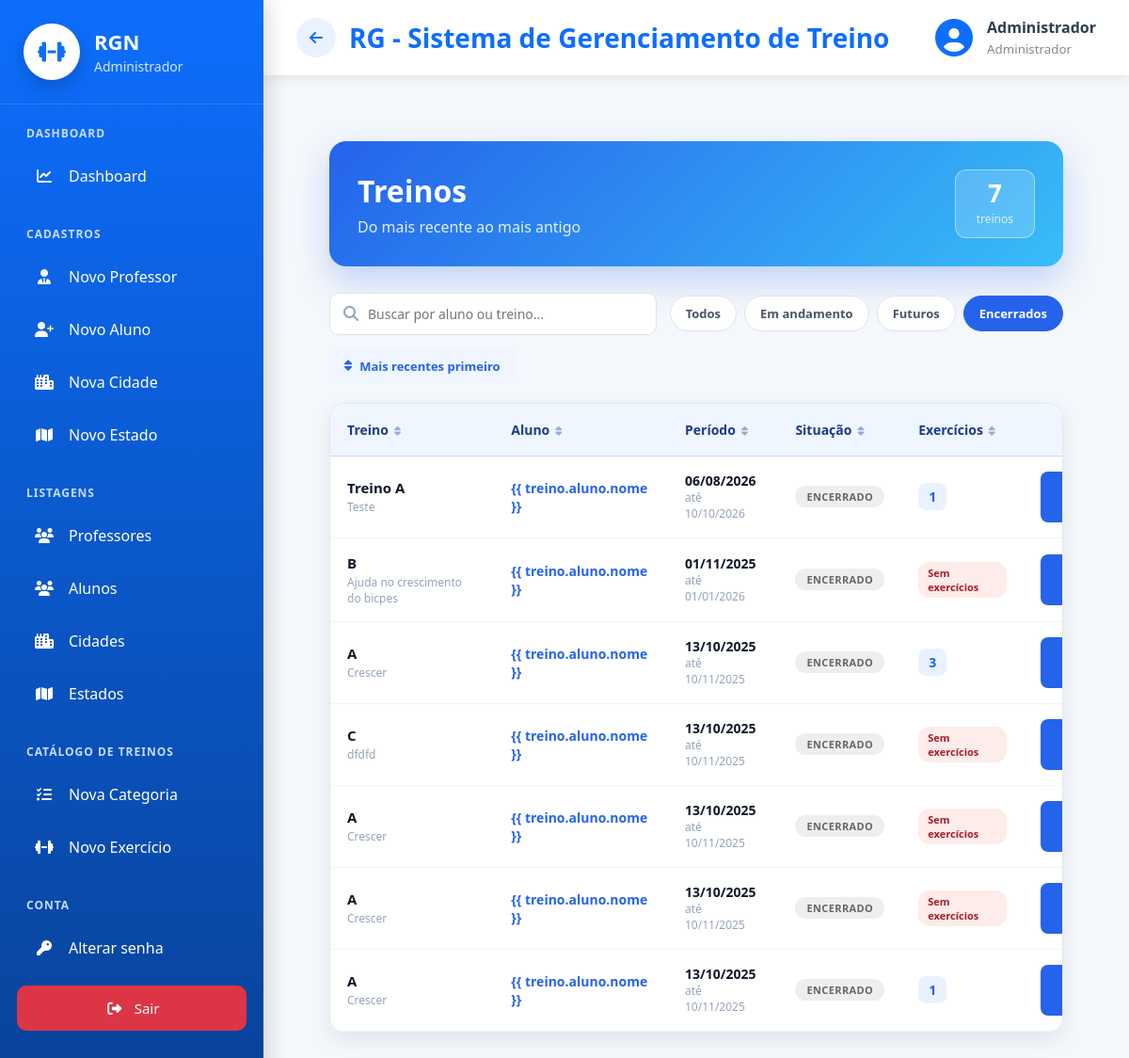
Page /exercicios/listar/treino/?situacao=encerrados&q=&ordem=recentes (signed in) on the earlier database version.
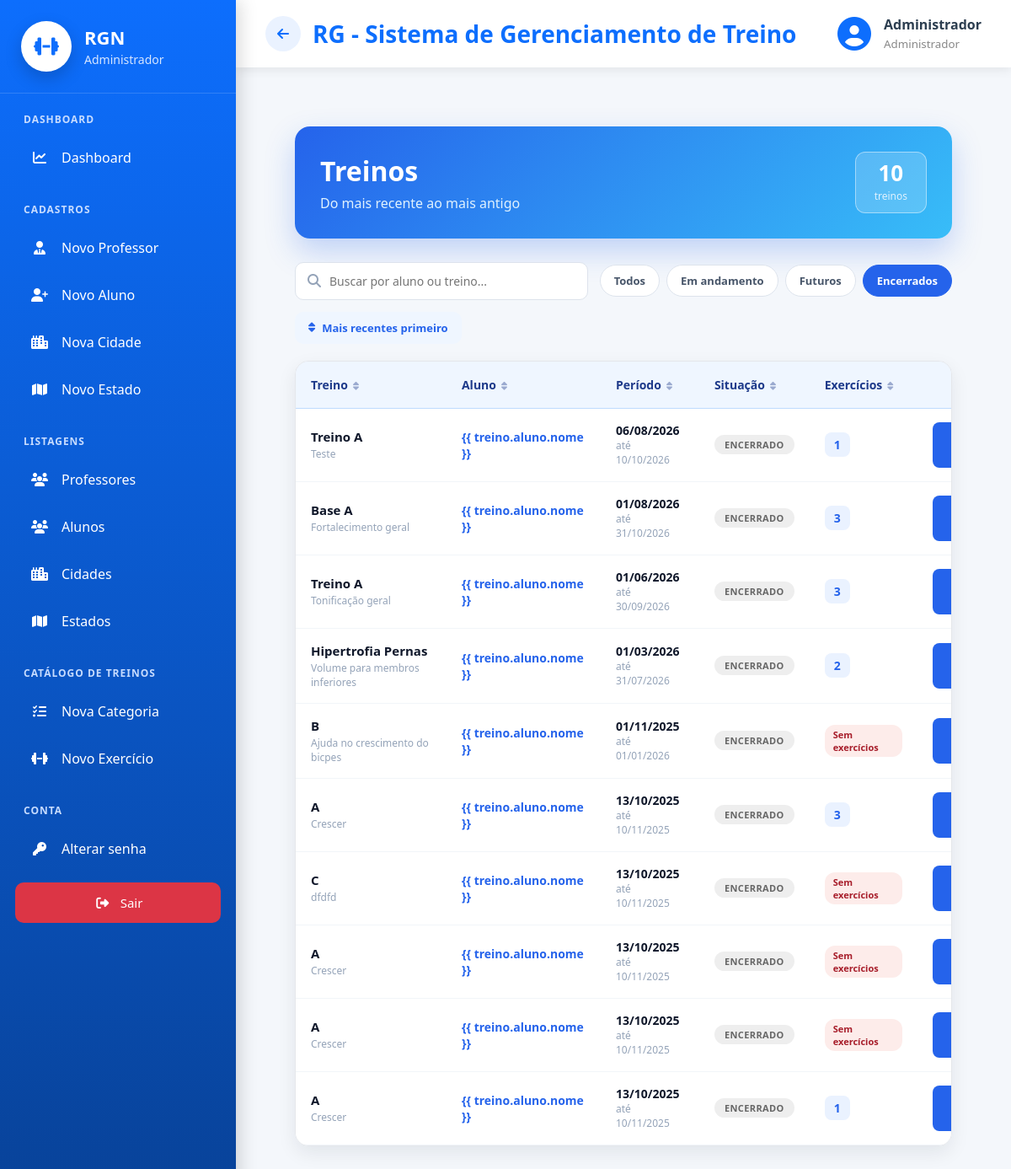
Same page on the later database version.
### cadastros/models.py (models this page shows, shortened)
class Auditoria(models.Model):
    cadastrado_em = models.DateTimeField(auto_now_add=True, verbose_name="Cadastrado em")
    atualizado_em = models.DateTimeField(auto_now=True, verbose_name="Atualizado em")
    class Meta:
        abstract = True

class Pessoa(Auditoria):
    TIPO_CHOICES = [
        ('ALUNO', 'Aluno'),
        ('PROFESSOR', 'Professor'),
        ('ADMINISTRADOR', 'Administrador')
    ]
    SEXO_CHOICES = [
        ('M', 'Masculino'),
        ('F', 'Feminino'),
        ('O', 'Outro'),
    ]
    NIVEL_CHOICES = [
        (1, 'Iniciante'),
        (2, 'Intermediário'),
        (3, 'Avançado'),
    ]
    tipo = models.CharField(max_length=20, choices=TIPO_CHOICES, verbose_name="Tipo de Pessoa")
    nome = models.CharField(max_length=50, verbose_name="Nome")
    data_nascimento = models.DateField(verbose_name="Data de nascimento",null=True,blank=True,validators=[validar_data_nascimento],)
    cpf = models.CharField(max_length=11, unique=True, verbose_name="CPF")
    telefone = models.CharField(max_length=15, verbose_name="Telefone")
    objetivo = models.TextField(verbose_name="Objetivo", null=True, blank=True)
    sexo = models.CharField(max_length=20, choices=SEXO_CHOICES, verbose_name="Sexo", null=True, blank=True)
    nivel = models.IntegerField(choices=NIVEL_CHOICES, verbose_name="Nível", null=True, blank=True)
    cidade = models.ForeignKey(Cidade, on_delete=models.PROTECT)
    professor = models.ForeignKey("self", on_delete=models.PROTECT, related_name="alunos", limit_choices_to={"tipo": "PROFESSOR"}, null=True, blank=True)
    usuario = models.OneToOneField("auth.User", on_delete=models.CASCADE, related_name="pessoa_usuario")
    precisa_trocar_senha = models.BooleanField(default=False, verbose_name="Precisa trocar a senha")

### exercicio/models.py (models this page shows, shortened)
class Treino(Auditoria):
    aluno = models.ForeignKey(Pessoa, on_delete=models.PROTECT, related_name="Treinos")
    nome_treino = models.CharField(max_length=20, verbose_name="Nome do Treino")
    data_inicio = models.DateField(verbose_name="Data de Inicio")
    data_fim = models.DateField(verbose_name="Data de Encerramento")
    descricao = models.CharField(max_length=100, verbose_name="Descrição")
    cadastrado_por = models.ForeignKey(Pessoa, on_delete=models.PROTECT)
    @property
    def situacao(self):
        hoje = timezone.localdate()
        if self.data_fim < hoje:
            return 'encerrado'
        if self.data_inicio > hoje:
            return 'futuro'
        return 'andamento'

### exercicio/views.py (the view)
# urls.py: path('listar/treino/', TreinoList.as_view(), name="listar-treino"),
class TreinoList(LoginRequiredMixin, GroupRequiredMixin, ListView):
    model = Treino
    template_name = 'listar_treino.html'
    context_object_name = 'treinos'
    group_required = ["Professor", "Administrador", "Aluno"]
    def get_queryset(self):
        hoje = timezone.localdate()
        qs = Treino.objects.filter(
            aluno__in=alunos_do_usuario(self.request.user)
        ).select_related('aluno').annotate(
            qtd_exercicios=Count('exercicio_do_treino')
        )
        busca = self.request.GET.get('q', '').strip()
        if busca:
            qs = qs.filter(
                Q(nome_treino__icontains=busca) | Q(aluno__nome__icontains=busca)
            )
        situacao = self.request.GET.get('situacao', '')
        if situacao == 'andamento':
            qs = qs.filter(data_inicio__lte=hoje, data_fim__gte=hoje)
        elif situacao == 'futuros':
            qs = qs.filter(data_inicio__gt=hoje)
        elif situacao == 'encerrados':
            qs = qs.filter(data_fim__lt=hoje)
        if self.request.GET.get('ordem') == 'antigos':
            return qs.order_by('data_inicio', 'id')
        return qs.order_by('-data_inicio', '-id')
    def get_context_data(self, **kwargs):
        context = super().get_context_data(**kwargs)
        context['busca'] = self.request.GET.get('q', '')
        context['situacao'] = self.request.GET.get('situacao', '')
        context['ordem'] = self.request.GET.get('ordem', 'recentes')
        return context

### exercicio/templates/listar_treino.html (shortened to what this page needs)
{% extends 'modelo.html' %}
{% load static %}
{% block css %}
<link rel="stylesheet" href="{% static 'css/paginas/modelo.css' %}">
<link rel="stylesheet" href="{% static 'css/exercicio/detalhe_treino.css' %}">
<link rel="stylesheet" href="{% static 'css/exercicio/listar_treino.css' %}">
{% endblock %}
{% block main %}
<div class="list-container">
    <div class="list-header">
        <div>
            <h2>Treinos</h2>
            <p>
                {% if ordem == 'antigos' %}
                Do mais antigo ao mais recente
                {% else %}
                Do mais recente ao mais antigo
                {% endif %}
            </p>
        </div>
        <div class="header-total">
            <strong>{{ treinos|length }}</strong>
            <span>treino{{ treinos|length|pluralize }}</span>
        </div>
    </div>
    <div class="toolbar">
        <form method="get" class="toolbar-busca">
            <i class="fas fa-search"></i>
            <input type="text" name="q" value="{{ busca }}" placeholder="Buscar por aluno ou treino...">
        </form>
        <div class="chips">
            <a href="?q={{ busca|urlencode }}&ordem={{ ordem }}"
                class="chip{% if not situacao %} ativo{% endif %}">Todos</a>
            <a href="?situacao=andamento&q={{ busca|urlencode }}&ordem={{ ordem }}"
                class="chip{% if situacao == 'andamento' %} ativo{% endif %}">Em andamento</a>
            <a href="?situacao=futuros&q={{ busca|urlencode }}&ordem={{ ordem }}"
                class="chip{% if situacao == 'futuros' %} ativo{% endif %}">Futuros</a>
            <a href="?situacao=encerrados&q={{ busca|urlencode }}&ordem={{ ordem }}"
                class="chip{% if situacao == 'encerrados' %} ativo{% endif %}">Encerrados</a>
        </div>
        <a href="?situacao={{ situacao }}&q={{ busca|urlencode }}&ordem={% if ordem == 'antigos' %}recentes{% else %}antigos{% endif %}"
            class="btn-ordem">
            <i class="fas fa-sort"></i>
            {% if ordem == 'antigos' %}Mais antigos primeiro{% else %}Mais recentes primeiro{% endif %}
        </a>
    </div>
    <div class="table-container">
        <table class="tabela-treinos" data-ordenavel>
            <thead>
                <tr>
                    <th>Treino</th>
                    <th>Aluno</th>
                    <th>Período</th>
                    <th>Situação</th>
                    <th>Exercícios</th>
                    <th></th>
                </tr>
            </thead>
            <tbody>
                {% for treino in treinos %}
                <tr>
                    <td>
                        <strong>{{ treino.nome_treino }}</strong>
                        {% if treino.descricao %}
                        <span class="descricao">{{ treino.descricao }}</span>
                        {% endif %}
                    </td>
                    <td>
                        {% if is_aluno %}
                        {{ treino.aluno.nome }}
                        {% else %}
                        <a href="{% url 'detalhe-aluno' treino.aluno.pk %}" class="link-aluno">{{ treino.aluno.nome
                            }}</a>
                        {% endif %}
                    </td>
                    <td>
                        <span class="periodo">{{ treino.data_inicio|date:"d/m/Y" }}</span>
                        <span class="periodo-ate">até {{ treino.data_fim|date:"d/m/Y" }}</span>
                    </td>
                    <td>
                        {% if treino.situacao == 'andamento' %}
                        <span class="badge-situacao andamento">Em andamento</span>
                        <small class="situacao-info">
                            {% with d=treino.dias_restantes %}
                            {% if d == 0 %}
                            termina hoje
                            {% else %}
                            {{ d }} dia{{ d|pluralize }} restante{{ d|pluralize }}
                            {% endif %}
                            {% endwith %}
                        </small>
                        {% elif treino.situacao == 'futuro' %}
                        <span class="badge-situacao futuro">Futuro</span>
                        <small class="situacao-info">ainda não começou</small>
                        {% elif treino.situacao == 'encerrado' %}
                        <span class="badge-situacao encerrado">Encerrado</span>
                        {% endif %}
                    </td>
                    <td>
                        {% if treino.qtd_exercicios %}
                        <span class="qtd-exercicios">{{ treino.qtd_exercicios }}</span>
                        {% else %}
                        <span class="badge-vazio">Sem exercícios</span>
                        {% endif %}
                    </td>
                    <td class="acoes-celula">
                        <a href="{% url 'detalhe-treino' treino.pk %}" class="btn-ver">
                        </a>
                    </td>
                </tr>
                {% empty %}
                <tr>
                    <td colspan="6" class="sem-registro">
                        Nenhum treino encontrado.
                    </td>
                </tr>
                {% endfor %}
            </tbody>
        </table>
    </div>
</div>
{% endblock %}

### paginas/templates/modelo.html (shortened to what this page needs)
{% load static %}
<!DOCTYPE html>
<html lang="pt-br">
<head>
    <link rel="stylesheet" href="{% static 'css/paginas/modelo.css' %}">
    <link rel="stylesheet" href="{% static 'css/paginas/menu.css' %}">
    <link rel="stylesheet" href="{% static 'css/paginas/dashboard/dashboard_admin.css' %}">
    <link rel="stylesheet" href="{% static 'css/paginas/dashboard/dashboard_aluno.css' %}">
    <link rel="stylesheet" href="{% static 'css/paginas/dashboard/dashboard_professor.css' %}">
    <link rel="stylesheet" href="https://cdnjs.cloudflare.com/ajax/libs/font-awesome/6.7.2/css/all.min.css">
    <link rel="stylesheet" href="{% static 'css/global/ordenar_tabela.css' %}">
    <link rel="stylesheet" href="{% static 'css/global/acoes_dropdown.css' %}">
    <link rel="stylesheet" href="{% static 'css/global/kpi_cards.css' %}">
    {% block css %}
    {% endblock %}
</head>
<body>
    <div class="layout">
        {% if request.user.is_authenticated %}
        {% if is_admin %}
        {% include 'menus/menu_admin.html' %}
        {% elif is_professor %}
        {% include 'menus/menu_professor.html' %}
        {% elif is_aluno %}
        {% include 'menus/menu_aluno.html' %}
        {% endif %}
        {% endif %}
        <div class="main-area">
            <header class="topbar">
                <div class="titulo">
                    {% if request.user.is_authenticated %}
                    {% if request.resolver_match.url_name != 'inicio' %}
                    <a href="{% url 'inicio' %}" id="btn-voltar" class="btn-voltar-topo" title="Voltar">
                        <i class="fas fa-arrow-left"></i>
                    </a>
                    {% endif %}
                    {% endif %}
                    <h2>
                        {% block titulo %}
                        RG - Sistema de Gerenciamento de Treino
                        {% endblock %}
                    </h2>
                </div>
                {% if request.user.is_authenticated %}
                <div class="usuario">
                    <i class="fas fa-circle-user"></i>
                    <div>
                        <strong>
                            {{ request.user.pessoa_usuario.nome }}
                        </strong>
                        <small>
                            {% if is_admin %}
                            Administrador
                            {% elif is_professor %}
                            Professor
                            {% elif is_aluno %}
                            Aluno
                            {% endif %}
                        </small>
                    </div>
                </div>
                {% endif %}
            </header>
            <main class="conteudo">
                {% block main %}
                {% endblock %}
            </main>
        </div>
    </div>
</body>
</html>

### paginas/templates/menus/menu_admin.html (shortened to what this page needs)
{% load static %}
<aside class="aside-menu">
    <a href="{% url 'inicio' %}" class="logo" title="Ir para o Dashboard">
        <div class="logo-icon">
            <i class="fas fa-dumbbell"></i>
        </div>
        <div class="logo-text">
            <h2>RGN</h2>
            <span>Administrador</span>
        </div>
    </a>
    <nav>
        <div class="menu-section">
            <h4>Dashboard</h4>
            <a href="{% url 'inicio' %}">
                <i class="fas fa-chart-line"></i>
                Dashboard
            </a>
        </div>
        <div class="menu-section">
            <h4>Cadastros</h4>
            <a href="{% url 'cadastrar-professor' %}">
                <i class="fas fa-user-tie"></i>
                Novo Professor
            </a>
            <a href="{% url 'cadastrar-aluno' %}">
                <i class="fas fa-user-plus"></i>
                Novo Aluno
            </a>
            <a href="{% url 'cadastrar-cidade' %}">
                <i class="fas fa-city"></i>
                Nova Cidade
            </a>
            <a href="{% url 'cadastrar-estado' %}">
                <i class="fas fa-map"></i>
                Novo Estado
            </a>
        </div>
        <div class="menu-section">
            <h4>Listagens</h4>
            <a href="{% url 'listar-professor' %}">
                <i class="fas fa-users"></i>
                Professores
            </a>
            <a href="{% url 'listar-aluno' %}">
                <i class="fas fa-users"></i>
                Alunos
            </a>
            <a href="{% url 'listar-cidade' %}">
                <i class="fas fa-city"></i>
                Cidades
            </a>
            <a href="{% url 'listar-estado' %}">
                <i class="fas fa-map"></i>
                Estados
            </a>
        </div>
        <div class="menu-section">
            <h4>Catálogo de Treinos</h4>
            <a href="{% url 'listar-categoria' %}">
                <i class="fas fa-list-check"></i>
                Nova Categoria
            </a>
            <a href="{% url 'cadastrar-exercicio' %}">
                <i class="fas fa-dumbbell"></i>
                Novo Exercício
            </a>
        </div>
        <div class="menu-section">
            <h4>Conta</h4>
            <a href="{% url 'alterar-senha' %}">
                <i class="fas fa-key"></i>
                Alterar senha
            </a>
            <form action="{% url 'logout' %}" method="POST">
                <button class="logout-button">
                    <i class="fas fa-right-from-bracket"></i>
                    Sair
                </button>
            </form>
        </div>
    </nav>
</aside>

### paginas/templates/_mascaras.html (shortened to what this page needs)
{% load static %}

Differences in the rows shown:
added Treino: nome_treino "Base A", descricao "Fortalecimento geral", data_inicio "01/08/2026", data_fim "31/10/2026", shows "ENCERRADO", qtd_exercicios "3"
added Treino: nome_treino "Treino A", descricao "Tonificação geral", data_inicio "01/06/2026", data_fim "30/09/2026", shows "ENCERRADO", qtd_exercicios "3"
added Treino: nome_treino "Hipertrofia Pernas", descricao "Volume para membros inferiores", data_inicio "01/03/2026", data_fim "31/07/2026", shows "ENCERRADO", qtd_exercicios "2"
Other differences:
{{ treinos|length }}: "7" → "10"
